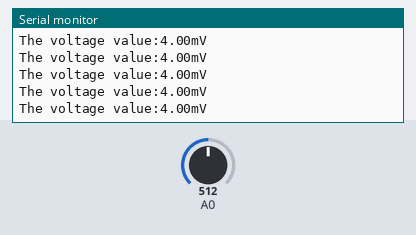
Bench run of a sketch on a simulated Arduino Uno, built with avr-gcc and run on an emulated ATmega328P. Shown: the last lines printed to the serial monitor. The test bench sets the inputs (shaded band); at power-on: A0 = 512.

Above: at 1.2 s.
1.3 s: A0 set to 716
At 1.31 s:
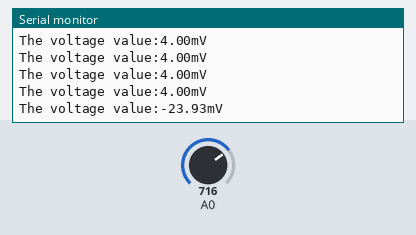
2.8 s: A0 set to 900
At 2.83 s:
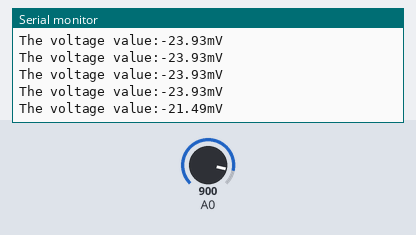
Timing chart, 0 to 5.8 s (numbered marks = the images above; inputs shaded):
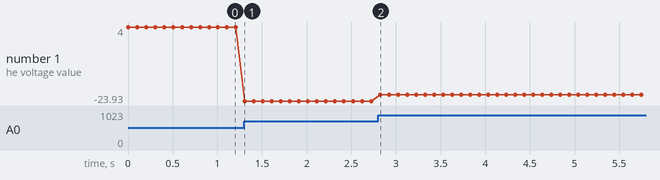

The sketch:

UV_sensor.ino
```cpp
void setup(){
  Serial.begin(115200);
}

void loop()
{
  int sensorValue;

 sensorValue=analogRead(A0);
 Serial.print("The voltage value:");
 Serial.print(sensorValue*5000/1023.0);
 Serial.println("mV");
 delay(100);
 Serial.print("\n");
}
```

Measured:
- after the input at 1.3 s, the serial monitor: prints a new line at once (image 1)
- after the input at 2.8 s, the serial monitor: prints a new line at once (image 2)
- plotted number 1: 4 → -23.93 after the input at 1.3 s, -23.93 → -21.49 after the input at 2.8 s
